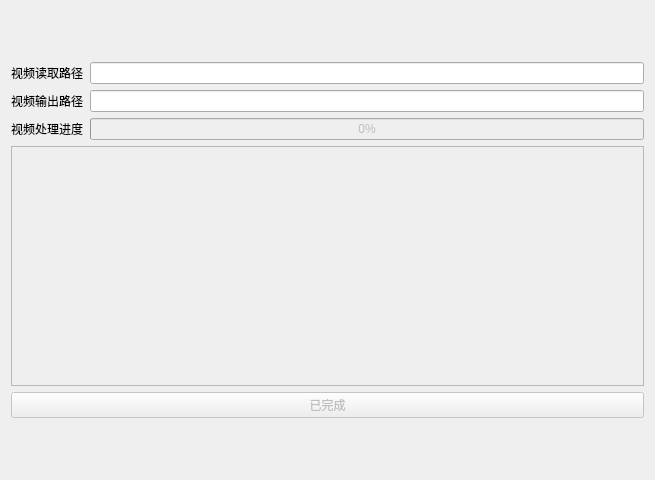
<?xml version="1.0" encoding="UTF-8"?>
<ui version="4.0">
 <class>ProcessBarWindow</class>
 <widget class="QWidget" name="ProcessBarWindow">
  <property name="windowModality">
   <enum>Qt::WindowModal</enum>
  </property>
  <property name="enabled">
   <bool>true</bool>
  </property>
  <property name="geometry">
   <rect>
    <x>0</x>
    <y>0</y>
    <width>655</width>
    <height>480</height>
   </rect>
  </property>
  <property name="sizePolicy">
   <sizepolicy hsizetype="Fixed" vsizetype="Fixed">
    <horstretch>0</horstretch>
    <verstretch>0</verstretch>
   </sizepolicy>
  </property>
  <property name="minimumSize">
   <size>
    <width>640</width>
    <height>480</height>
   </size>
  </property>
  <property name="maximumSize">
   <size>
    <width>1080</width>
    <height>720</height>
   </size>
  </property>
  <property name="contextMenuPolicy">
   <enum>Qt::NoContextMenu</enum>
  </property>
  <property name="accessibleName">
   <string/>
  </property>
  <layout class="QGridLayout" name="gridLayout_3" rowstretch="1,7,1">
   <item row="0" column="0">
    <spacer name="verticalSpacer">
     <property name="orientation">
      <enum>Qt::Vertical</enum>
     </property>
     <property name="sizeHint" stdset="0">
      <size>
       <width>20</width>
       <height>40</height>
      </size>
     </property>
    </spacer>
   </item>
   <item row="1" column="0">
    <layout class="QGridLayout" name="gridLayout_2" rowstretch="2,0,0">
     <item row="2" column="0">
      <layout class="QHBoxLayout" name="horizontalLayout" stretch="3,1,3">
       <item>
        <layout class="QHBoxLayout" name="horizontalLayout_2"/>
       </item>
       <item>
        <widget class="QPushButton" name="finish_btn">
         <property name="enabled">
          <bool>false</bool>
         </property>
         <property name="text">
          <string>已完成</string>
         </property>
         <property name="checkable">
          <bool>false</bool>
         </property>
        </widget>
       </item>
       <item>
        <layout class="QHBoxLayout" name="horizontalLayout_3"/>
       </item>
      </layout>
     </item>
     <item row="1" column="0">
      <widget class="QTextEdit" name="text_browser">
       <property name="enabled">
        <bool>false</bool>
       </property>
       <property name="sizePolicy">
        <sizepolicy hsizetype="Expanding" vsizetype="Expanding">
         <horstretch>0</horstretch>
         <verstretch>0</verstretch>
        </sizepolicy>
       </property>
       <property name="focusPolicy">
        <enum>Qt::NoFocus</enum>
       </property>
       <property name="contextMenuPolicy">
        <enum>Qt::NoContextMenu</enum>
       </property>
       <property name="styleSheet">
        <string notr="true"/>
       </property>
       <property name="sizeAdjustPolicy">
        <enum>QAbstractScrollArea::AdjustToContents</enum>
       </property>
       <property name="readOnly">
        <bool>true</bool>
       </property>
      </widget>
     </item>
     <item row="0" column="0">
      <layout class="QGridLayout" name="gridLayout" rowstretch="2,2,2">
       <item row="1" column="0">
        <widget class="QLabel" name="label_2">
         <property name="text">
          <string>视频输出路径</string>
         </property>
        </widget>
       </item>
       <item row="1" column="1">
        <widget class="QLineEdit" name="output_video_path_label"/>
       </item>
       <item row="2" column="0">
        <widget class="QLabel" name="label_3">
         <property name="text">
          <string>视频处理进度</string>
         </property>
        </widget>
       </item>
       <item row="2" column="1">
        <widget class="QProgressBar" name="progressbar">
         <property name="enabled">
          <bool>false</bool>
         </property>
         <property name="value">
          <number>0</number>
         </property>
        </widget>
       </item>
       <item row="0" column="1">
        <widget class="QLineEdit" name="input_video_path_label"/>
       </item>
       <item row="0" column="0">
        <widget class="QLabel" name="label">
         <property name="text">
          <string>视频读取路径</string>
         </property>
        </widget>
       </item>
      </layout>
     </item>
    </layout>
   </item>
   <item row="2" column="0">
    <spacer name="verticalSpacer_3">
     <property name="orientation">
      <enum>Qt::Vertical</enum>
     </property>
     <property name="sizeHint" stdset="0">
      <size>
       <width>20</width>
       <height>40</height>
      </size>
     </property>
    </spacer>
   </item>
  </layout>
 </widget>
 <layoutdefault spacing="6" margin="11"/>
 <resources/>
 <connections/>
</ui>
